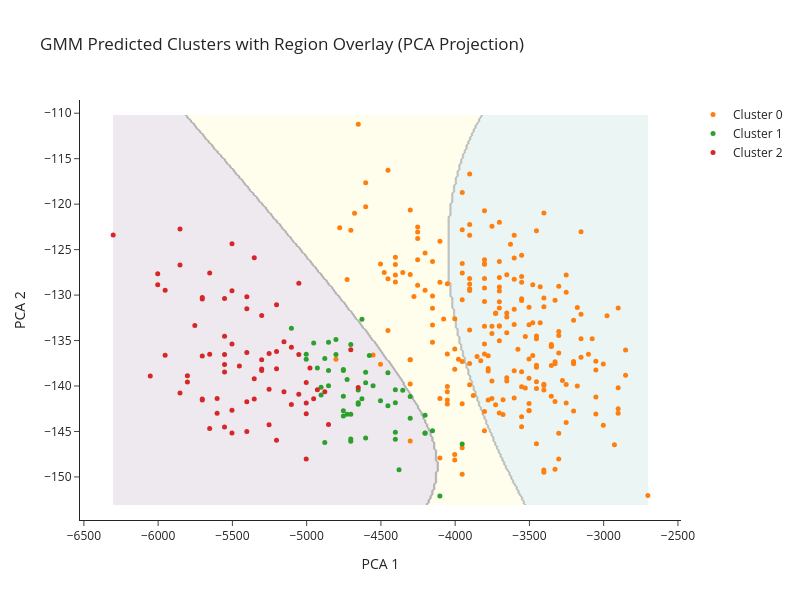

Notebook source saved alongside this figure:
### Code cell
import numpy as np
import pandas as pd
import plotly.graph_objects as go
from sklearn.mixture import GaussianMixture

# Step 1: Fit GMM on 2D PCA-projected data
X_proj = pdf_gmm[["x", "y"]].values
gmm_model = GaussianMixture(n_components=len(pdf_gmm["prediction"].unique()), covariance_type='full', random_state=0)
gmm_model.fit(X_proj)

# Step 2: Create a mesh grid over x and y
x = np.linspace(X_proj[:, 0].min() - 1, X_proj[:, 0].max() + 1, 300)
y = np.linspace(X_proj[:, 1].min() - 1, X_proj[:, 1].max() + 1, 300)
xx, yy = np.meshgrid(x, y)
grid = np.c_[xx.ravel(), yy.ravel()]

# Step 3: Predict soft probabilities (posterior) over the mesh
probs = gmm_model.predict_proba(grid)
cluster_map = np.argmax(probs, axis=1).reshape(xx.shape)

# Step 4: Plot prediction area + data points
fig = go.Figure()

# Add contour for soft cluster regions
fig.add_trace(go.Contour(
    x=x, y=y, z=cluster_map,
    showscale=False,
    colorscale="Viridis",
    opacity=0.3,
    contours=dict(
        coloring="heatmap",
        showlines=False
    )
))

# Add data points
for label in sorted(pdf_gmm["prediction"].unique()):
    cluster_data = pdf_gmm[pdf_gmm["prediction"] == label]
    fig.add_trace(go.Scatter(
        x=cluster_data["x"], y=cluster_data["y"],
        mode="markers",
        name=f"Cluster {label}",
        marker=dict(size=5),
        hoverinfo="text",
        text=[f"Cluster: {label}" for _ in range(len(cluster_data))]
    ))

# Update layout
fig.update_layout(
    title="GMM Predicted Clusters with Region Overlay (PCA Projection)",
    xaxis_title="PCA 1",
    yaxis_title="PCA 2",
    template="simple_white",
    height=600,
    width=800
)

fig.show()

### Figure 1 — Plotly figure (JSON) as saved in the notebook; plotly's stock layout.template omitted (floating-point values rounded to 4 significant figures; data arrays with more than 128 entries replaced by an {"elided": "..."} marker saying what was removed)
{"data": [{"colorscale": [[0, "#440154"], [0.1111, "#482878"], [0.2222, "#3e4989"], [0.3333, "#31688e"], [0.4444, "#26828e"], [0.5556, "#1f9e89"], [0.6667, "#35b779"], [0.7778, "#6ece58"], [0.8889, "#b5de2b"], [1, "#fde725"]], "contours": {"coloring": "heatmap", "showlines": false}, "opacity": 0.3, "showscale": false, "type": "contour", "x": {"elided": "300 float values"}, "y": {"elided": "300 float values"}, "z": {"elided": "300x300 int values"}}, {"hoverinfo": "text", "marker": {"size": 5}, "mode": "markers", "name": "Cluster 0", "text": {"elided": "219 str values"}, "type": "scatter", "x": {"elided": "219 float values"}, "y": {"elided": "219 float values"}}, {"hoverinfo": "text", "marker": {"size": 5}, "mode": "markers", "name": "Cluster 1", "text": ["Cluster: 1", "Cluster: 1", "Cluster: 1", "Cluster: 1", "Cluster: 1", "Cluster: 1", "Cluster: 1", "Cluster: 1", "Cluster: 1", "Cluster: 1", "Cluster: 1", "Cluster: 1", "Cluster: 1", "Cluster: 1", "Cluster: 1", "Cluster: 1", "Cluster: 1", "Cluster: 1", "Cluster: 1", "Cluster: 1", "Cluster: 1", "Cluster: 1", "Cluster: 1", "Cluster: 1", "Cluster: 1", "Cluster: 1", "Cluster: 1", "Cluster: 1", "Cluster: 1", "Cluster: 1", "Cluster: 1", "Cluster: 1", "Cluster: 1", "Cluster: 1", "Cluster: 1", "Cluster: 1", "Cluster: 1", "Cluster: 1", "Cluster: 1", "Cluster: 1", "Cluster: 1", "Cluster: 1", "Cluster: 1", "Cluster: 1", "Cluster: 1", "Cluster: 1", "Cluster: 1", "Cluster: 1", "Cluster: 1", "Cluster: 1", "Cluster: 1", "Cluster: 1"], "type": "scatter", "x": [-4503.0, -4453.0, -4553.0, -4803.0, -4403.0, -4653.0, -4653.0, -4203.0, -4153.0, -4803.0, -5003.0, -4403.0, -5003.0, -4103.0, -4603.0, -4703.0, -4953.0, -4353.0, -3953.0, -4303.0, -4753.0, -4903.0, -4203.0, -5103.0, -4853.0, -4403.0, -4903.0, -4303.0, -4453.0, -4203.0, -4403.0, -4703.0, -4653.0, -4703.0, -4753.0, -4703.0, -4603.0, -4753.0, -4628.0, -4728.0, -4753.0, -4603.0, -4878.0, -4753.0, -4853.0, -4878.0, -4628.0, -4728.0, -4578.0, -4378.0, -4928.0, -4853.0], "y": [-141.6, -142.2, -140.0, -136.5, -140.4, -140.4, -141.9, -145.2, -144.9, -134.9, -137.1, -145.1, -136.5, -152.1, -139.6, -135.4, -135.3, -140.5, -146.4, -143.5, -143.3, -140.1, -145.2, -133.6, -135.2, -141.8, -141.0, -141.2, -138.6, -143.2, -145.8, -145.8, -142.0, -146.1, -142.7, -143.1, -138.5, -141.1, -141.4, -139.3, -138.2, -145.7, -137.0, -138.3, -138.3, -146.2, -132.7, -143.1, -136.7, -149.2, -138.0, -140.0]}, {"hoverinfo": "text", "marker": {"size": 5}, "mode": "markers", "name": "Cluster 2", "text": ["Cluster: 2", "Cluster: 2", "Cluster: 2", "Cluster: 2", "Cluster: 2", "Cluster: 2", "Cluster: 2", "Cluster: 2", "Cluster: 2", "Cluster: 2", "Cluster: 2", "Cluster: 2", "Cluster: 2", "Cluster: 2", "Cluster: 2", "Cluster: 2", "Cluster: 2", "Cluster: 2", "Cluster: 2", "Cluster: 2", "Cluster: 2", "Cluster: 2", "Cluster: 2", "Cluster: 2", "Cluster: 2", "Cluster: 2", "Cluster: 2", "Cluster: 2", "Cluster: 2", "Cluster: 2", "Cluster: 2", "Cluster: 2", "Cluster: 2", "Cluster: 2", "Cluster: 2", "Cluster: 2", "Cluster: 2", "Cluster: 2", "Cluster: 2", "Cluster: 2", "Cluster: 2", "Cluster: 2", "Cluster: 2", "Cluster: 2", "Cluster: 2", "Cluster: 2", "Cluster: 2", "Cluster: 2", "Cluster: 2", "Cluster: 2", "Cluster: 2", "Cluster: 2", "Cluster: 2", "Cluster: 2", "Cluster: 2", "Cluster: 2", "Cluster: 2", "Cluster: 2", "Cluster: 2", "Cluster: 2", "Cluster: 2", "Cluster: 2", "Cluster: 2", "Cluster: 2", "Cluster: 2", "Cluster: 2", "Cluster: 2", "Cluster: 2", "Cluster: 2", "Cluster: 2", "Cluster: 2"], "type": "scatter", "x": [-5703.0, -5703.0, -5403.0, -5203.0, -5153.0, -5553.0, -5853.0, -5853.0, -6303.0, -5353.0, -5703.0, -5053.0, -5103.0, -5653.0, -5553.0, -5253.0, -5053.0, -6053.0, -5153.0, -5403.0, -5253.0, -5353.0, -5703.0, -5553.0, -5403.0, -5303.0, -5303.0, -5003.0, -5053.0, -5003.0, -5553.0, -5303.0, -5653.0, -5703.0, -5803.0, -5553.0, -5003.0, -5103.0, -5203.0, -5803.0, -6003.0, -5953.0, -5453.0, -5353.0, -5603.0, -5303.0, -5553.0, -4953.0, -5403.0, -5653.0, -5203.0, -4928.0, -5253.0, -4853.0, -5603.0, -4978.0, -5503.0, -5503.0, -4703.0, -5503.0, -5503.0, -5003.0, -5953.0, -4653.0, -5503.0, -5853.0, -4878.0, -6003.0, -5753.0, -5203.0, -5403.0], "y": [-141.5, -130.3, -131.5, -138.1, -135.1, -130.4, -122.7, -126.7, -123.4, -139.2, -130.4, -136.5, -135.7, -127.6, -134.5, -140.3, -128.7, -138.9, -140.6, -136.3, -136.4, -125.9, -136.7, -136.5, -141.7, -132.2, -138.1, -148.0, -140.9, -141.9, -138.4, -138.3, -144.7, -141.4, -138.9, -137.6, -143.0, -142.0, -136.2, -139.6, -127.7, -129.5, -137.8, -141.4, -141.4, -137.1, -144.5, -141.4, -145.0, -136.5, -146.0, -140.4, -144.2, -144.2, -143.0, -138.0, -142.7, -129.5, -136.0, -135.4, -124.3, -139.6, -136.6, -140.2, -145.2, -140.8, -140.6, -128.9, -133.4, -131.1, -130.2]}], "layout": {"height": 600, "title": {"text": "GMM Predicted Clusters with Region Overlay (PCA Projection)"}, "width": 800, "xaxis": {"title": {"text": "PCA 1"}}, "yaxis": {"title": {"text": "PCA 2"}}}}
